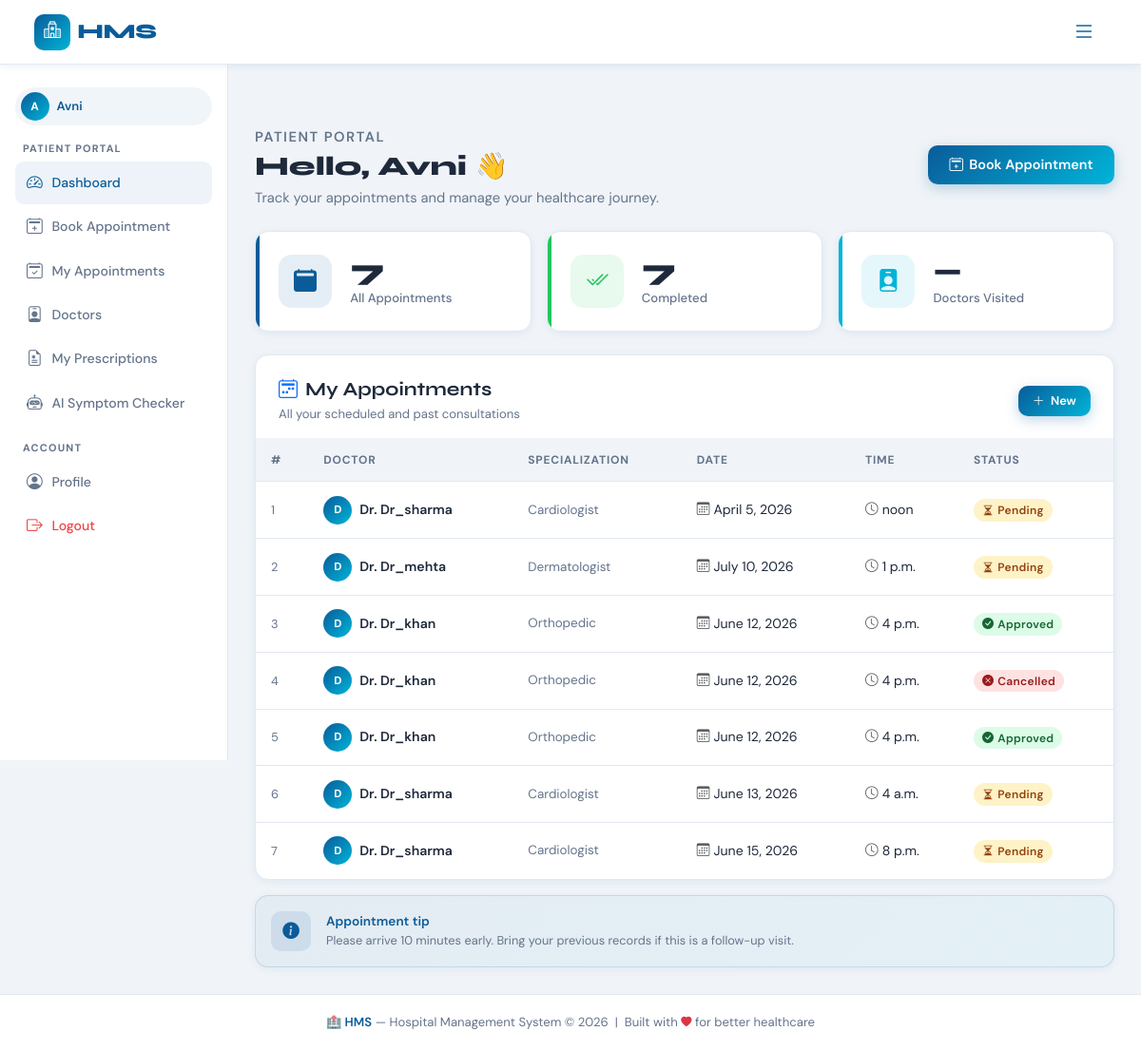
The app's page / (signed in), older data.
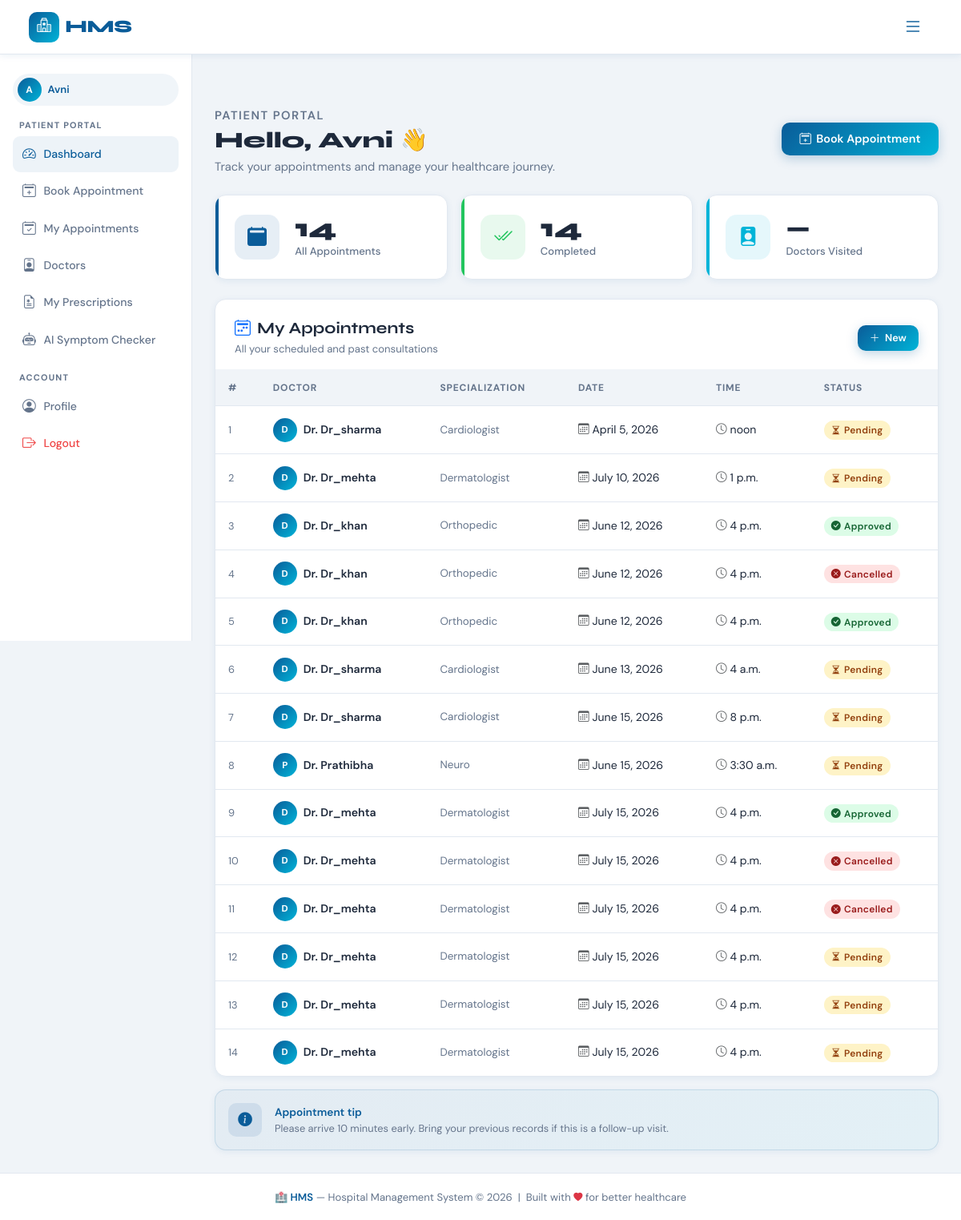
The same page, newer data.
### accounts/models.py (models this page shows)
class User(AbstractUser):
    ROLE_CHOICES = (
        ('admin', 'Admin'),
        ('doctor', 'Doctor'),
        ('patient', 'Patient'),
    )
    role = models.CharField(max_length=10, choices=ROLE_CHOICES)

### appointments/models.py (models this page shows, shortened)
class Appointment(models.Model):
    STATUS_CHOICES = (
        ('Pending', 'Pending'),
        ('Approved', 'Approved'),
        ('Completed', 'Completed'),
        ('Cancelled', 'Cancelled'),
    )
    doctor = models.ForeignKey(Doctor, on_delete=models.CASCADE)
    patient = models.ForeignKey(Patient, on_delete=models.CASCADE)
    date = models.DateField()
    time = models.TimeField()
    status = models.CharField(max_length=20, choices=STATUS_CHOICES, default='Pending')

### doctors/models.py (models this page shows, shortened)
class Doctor(models.Model):
    user = models.OneToOneField(
        User,
        on_delete=models.CASCADE
    )
    specialization = models.CharField(
        max_length=100
    )
    phone = models.CharField(
        max_length=15
    )

### core/views.py (the view, shortened to what this page needs)
# urls.py: path('', dashboard, name='dashboard'),
@login_required(login_url='login')
def dashboard(request):
    user = request.user
    if user.role == 'admin':
        context = {
            'total_doctors': Doctor.objects.count(),
            'total_patients': Patient.objects.count(),
            'total_appointments': Appointment.objects.count(),
            'appointments': Appointment.objects.all().order_by('-id')[:5],
            'status_items': [
                {
                    'label': 'Database',
                    'value': 'Online',
                    'ok': True
                },
                {
                    'label': 'Booking System',
                    'value': 'Active',
                    'ok': True
                },
                {
                    'label': 'Notifications',
                    'value': 'Pending',
                    'ok': False
                },
            ]
        }
        return render(
            request,
            'dashboards/admin.html',
            context
        )
    elif user.role == 'patient':
        patient = Patient.objects.get(user=user)
        appointments = Appointment.objects.filter(
            patient=patient
        )
        context = {
            'patient': patient,
            'appointments': appointments,
        }
        return render(
            request,
            'dashboards/patient.html',
            context
        )
    return redirect('login')

### templates/dashboards/patient.html (shortened to what this page needs)
{% extends 'base.html' %}
{% block content %}
<div class="hms-layout">
  <aside class="hms-sidebar">
    <div class="nav-user-pill mb-3">
      <div class="nav-avatar">{{ user.username|first|upper }}</div>
      <span style="font-size:.82rem">{{ user.username }}</span>
    </div>
    <div class="sidebar-section-label">Patient Portal</div>
    <a href="#"                            class="sidebar-link active"><i class="bi bi-speedometer2"></i> Dashboard</a>
    <a href="{% url 'book_appointment' %}" class="sidebar-link"><i class="bi bi-calendar2-plus"></i> Book Appointment</a>
    <a href="{% url 'appointment_list' %}" class="sidebar-link"><i class="bi bi-calendar2-check"></i> My Appointments</a>
    <a href="{% url 'doctor_list' %}"      class="sidebar-link"><i class="bi bi-person-badge"></i> Doctors</a>
    <a href="{% url 'prescription_list' %}" class="sidebar-link">
    <i class="bi bi-file-earmark-medical"></i> My Prescriptions
</a>
<a href="{% url 'symptom_checker' %}"
   class="sidebar-link">
   <i class="bi bi-robot"></i>
   AI Symptom Checker
</a>
    <div class="sidebar-section-label">Account</div>
    <a href="#"                  class="sidebar-link"><i class="bi bi-person-circle"></i> Profile</a>
    <a href="{% url 'logout' %}" class="sidebar-link" style="color:var(--hms-danger)">
      <i class="bi bi-box-arrow-right"></i> Logout
    </a>
  </aside>
  <main class="hms-content">
    <div class="page-header fade-up">
      <div class="d-flex align-items-center justify-content-between flex-wrap gap-2">
        <div>
          <p class="section-eyebrow mb-1">Patient Portal</p>
          <h1>Hello, {{ user.username }} 👋</h1>
          <p>Track your appointments and manage your healthcare journey.</p>
        </div>
        <a href="{% url 'book_appointment' %}" class="btn-hms-primary">
          <i class="bi bi-calendar2-plus"></i> Book Appointment
        </a>
      </div>
    </div>
    <div class="row g-3 mb-4">
      <div class="col-sm-4 fade-up fade-up-d1">
        <div class="stat-card blue">
          <div class="stat-icon blue"><i class="bi bi-calendar2-fill"></i></div>
          <div>
            <div class="stat-value">{{ appointments|length }}</div>
            <div class="stat-label">All Appointments</div>
          </div>
        </div>
      </div>
      <div class="col-sm-4 fade-up fade-up-d2">
        <div class="stat-card green">
          <div class="stat-icon green"><i class="bi bi-check2-all"></i></div>
          <div>
            <div class="stat-value">
              {% with approved=0 %}
              {{ appointments|length }}
              {% endwith %}
            </div>
            <div class="stat-label">Completed</div>
          </div>
        </div>
      </div>
      <div class="col-sm-4 fade-up fade-up-d3">
        <div class="stat-card teal">
          <div class="stat-icon teal"><i class="bi bi-person-badge-fill"></i></div>
          <div>
            <div class="stat-value">—</div>
            <div class="stat-label">Doctors Visited</div>
          </div>
        </div>
      </div>
    </div>
    <div class="hms-card p-0 overflow-hidden fade-up fade-up-d2">
      <div class="p-4 pb-0">
        <div class="d-flex align-items-center justify-content-between mb-3">
          <div>
            <h5 style="font-family:'Syne',sans-serif;font-weight:700;margin:0">
              <i class="bi bi-calendar2-week text-primary me-2"></i>My Appointments
            </h5>
            <p style="font-size:.82rem;color:var(--hms-muted);margin:.2rem 0 0">
              All your scheduled and past consultations
            </p>
          </div>
          <a href="{% url 'book_appointment' %}" class="btn-hms-primary" style="font-size:.8rem;padding:.4rem .95rem">
            <i class="bi bi-plus-lg"></i> New
          </a>
        </div>
      </div>
      <div class="table-responsive">
        <table class="hms-table">
          <thead>
            <tr>
              <th>#</th>
              <th>Doctor</th>
              <th>Specialization</th>
              <th>Date</th>
              <th>Time</th>
              <th>Status</th>
            </tr>
          </thead>
          <tbody>
            {% for appt in appointments %}
            <tr>
              <td style="color:var(--hms-muted);font-size:.8rem">{{ forloop.counter }}</td>
              <td>
                <div class="d-flex align-items-center gap-2">
                  <div class="nav-avatar" style="width:30px;height:30px;font-size:.72rem;background:linear-gradient(135deg,#0A5C99,#00B4D8)">
                    {{ appt.doctor.user.username|first|upper }}
                  </div>
                  <div>
                    <div style="font-weight:600;font-size:.88rem">Dr. {{ appt.doctor.user.username }}</div>
                  </div>
                </div>
              </td>
              <td style="font-size:.84rem;color:var(--hms-muted)">
                {{ appt.doctor.specialization|default:"—" }}
              </td>
              <td>
                <div class="d-flex align-items-center gap-1">
                  <i class="bi bi-calendar3 text-muted" style="font-size:.85rem"></i>
                  <span>{{ appt.date }}</span>
                </div>
              </td>
              <td>
                <div class="d-flex align-items-center gap-1">
                  <i class="bi bi-clock text-muted" style="font-size:.85rem"></i>
                  <span>{{ appt.time }}</span>
                </div>
              </td>
              <td>
                {% if appt.status == 'Approved' %}
                  <span class="hms-badge badge-approved">
                    <i class="bi bi-check-circle-fill me-1"></i>Approved
                  </span>
                {% elif appt.status == 'Pending' %}
                  <span class="hms-badge badge-pending">
                    <i class="bi bi-hourglass-split me-1"></i>Pending
                  </span>
                {% else %}
                  <span class="hms-badge badge-cancelled">
                    <i class="bi bi-x-circle-fill me-1"></i>Cancelled
                  </span>
                {% endif %}
              </td>
            </tr>
            {% endfor %}
          </tbody>
        </table>
      </div>
    </div>
    <div class="hms-card p-3 mt-3 fade-up fade-up-d4"
         style="background:linear-gradient(135deg,rgba(10,92,153,.05),rgba(0,180,216,.05));border-color:rgba(10,92,153,.15)">
      <div class="d-flex align-items-center gap-3">
        <div class="stat-icon blue" style="width:42px;height:42px;font-size:1.1rem;border-radius:10px;flex-shrink:0">
          <i class="bi bi-info-circle-fill"></i>
        </div>
        <div>
          <div style="font-size:.85rem;font-weight:600;color:var(--hms-primary)">Appointment tip</div>
          <div style="font-size:.8rem;color:var(--hms-muted)">
            Please arrive 10 minutes early. Bring your previous records if this is a follow-up visit.
          </div>
        </div>
      </div>
    </div>
  </main>
</div>
{% endblock %}

### templates/base.html (shortened to what this page needs)
<!DOCTYPE html>
<html lang="en">
<head>
  <link href="https://cdn.jsdelivr.net/npm/bootstrap@5.3.3/dist/css/bootstrap.min.css" rel="stylesheet"/>
  <link href="https://cdn.jsdelivr.net/npm/bootstrap-icons@1.11.3/font/bootstrap-icons.min.css" rel="stylesheet"/>
</head>
<body>
<nav class="navbar hms-nav px-3 px-lg-4">
  <div class="container-fluid">
    <a class="navbar-brand" href="{% url 'home' %}">
      <div class="brand-icon"><i class="bi bi-hospital"></i></div>
      HMS
    </a>
    <button class="navbar-toggler border-0 shadow-none" type="button"
            data-bs-toggle="collapse" data-bs-target="#hmsNav">
      <i class="bi bi-list fs-4" style="color:var(--hms-primary)"></i>
    </button>
  </div>
</nav>
{% block content %}{% endblock %}
<footer class="hms-footer mt-auto">
  <span>🏥 HMS</span> &mdash; Hospital Management System &copy; {% now "Y" %}
  &nbsp;|&nbsp; Built with <i class="bi bi-heart-fill text-danger" style="font-size:.7rem"></i> for better healthcare
</footer>
</body>
</html>

Row changes from the older to the newer data that the page shows:
added Appointment: doctor.user.username|first "P", doctor.user.username "Prathibha", doctor.specialization "Neuro", date "June 15, 2026", time "3:30 a.m.", status "Pending" (drawn)
added Appointment: doctor.user.username|first "D", doctor.user.username "Dr_mehta", doctor.specialization "Dermatologist", date "July 15, 2026", time "4 p.m.", status "Approved" (drawn)
added Appointment: doctor.user.username|first "D", doctor.user.username "Dr_mehta", doctor.specialization "Dermatologist", date "July 15, 2026", time "4 p.m.", status "Cancelled" (drawn)
added Appointment: doctor.user.username|first "D", doctor.user.username "Dr_mehta", doctor.specialization "Dermatologist", date "July 15, 2026", time "4 p.m.", status "Cancelled" (drawn)
added Appointment: doctor.user.username|first "D", doctor.user.username "Dr_mehta", doctor.specialization "Dermatologist", date "July 15, 2026", time "4 p.m.", status "Pending" (drawn)
added Appointment: doctor.user.username|first "D", doctor.user.username "Dr_mehta", doctor.specialization "Dermatologist", date "July 15, 2026", time "4 p.m.", status "Pending" (drawn)
added Appointment: doctor.user.username|first "D", doctor.user.username "Dr_mehta", doctor.specialization "Dermatologist", date "July 15, 2026", time "4 p.m.", status "Pending" (drawn)
Text that changed along with them:
{{ appointments|length }}: "7" → "14"
